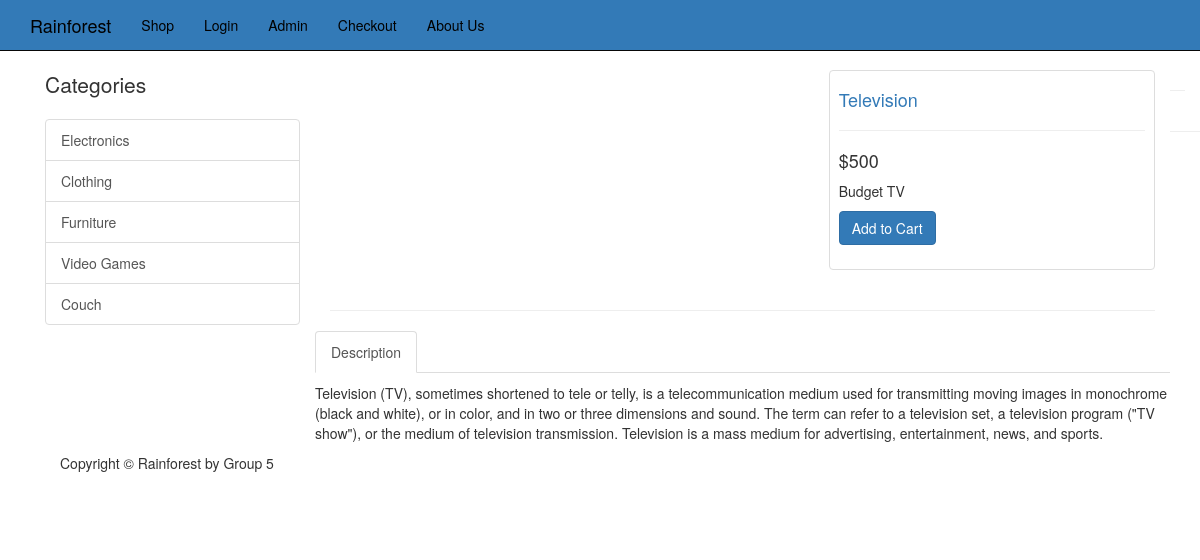
Page /item.php?id=13 on the committed database.
### tables this page shows
CREATE TABLE `catagories` (
  `catagory_id` int(11) NOT NULL,
  `catagory_title` varchar(255) NOT NULL
);

CREATE TABLE `products` (
  `product_id` int(11) NOT NULL,
  `product_title` varchar(255) NOT NULL,
  `product_catagory_id` int(11) NOT NULL,
  `product_price` float NOT NULL,
  `product_quantity` int(11) NOT NULL,
  `product_description` text NOT NULL,
  `short_description` text NOT NULL,
  `product_image` varchar(255) NOT NULL
);

### public/item.php (the view, shortened to what this page needs)
<?php include_once(TEMPLATE_FRONT . DS . "header.php") ?>
<div class="container">
    <?php include_once(TEMPLATE_FRONT . DS . "catagories.php") ?>
    <?php
    $query = query("SELECT * FROM products WHERE product_id =" . escape_string($_GET['id']) . " ");
    while ($row = fetch_array($query)) :
    ?>
        <div class="col-md-9">
            <div class="row">
                <div class="col-md-7">
                </div>
                <div class="col-md-5">
                    <div class="thumbnail">
                        <div class="caption-full">
                            <h4><a href="#"><?php echo  $row['product_title']; ?></a> </h4>
                            <hr>
                            <h4 class=""><?php echo "&#36;" . $row['product_price']; ?></h4>
                            <p><?php echo  $row['short_description']; ?></p>
                            <form action="">
                                <div class="form-group">
                                    <a href="../resources/cart.php?add=<?php echo $row['product_id'] ?>" class="btn btn-primary">Add to Cart</a>
                                </div>
                            </form>
                        </div>
                    </div>
                </div>
            </div>
            <hr>
            <div class="row">
                <div role="tabpanel">
                    <ul class="nav nav-tabs" role="tablist">
                        <li role="presentation" class="active"><a href="#home" aria-controls="home" role="tab" data-toggle="tab">Description</a></li>
                    </ul>
                    <div class="tab-content">
                        <div role="tabpanel" class="tab-pane active" id="home">
                            <p><?php echo  $row['product_description']; ?></p>
                        </div>
                    </div>
                </div>
            </div>
        <?php endwhile; ?>
        </div>
        <div class="container">
            <hr>
            <?php include_once(TEMPLATE_FRONT . DS . "footer.php"); ?>

### resources/functions.php (shortened to what this page needs)
<?php
function query($sql)
{
    global $conn;
    return mysqli_query($conn, $sql);
}
function escape_string($string)
{
    global $conn;
    return mysqli_real_escape_string($conn, $string);
}
function fetch_array($result)
{
    return mysqli_fetch_array($result);
}
function get_catagories()
{
    $query = query("SELECT * FROM catagories");
    while ($row = fetch_array($query)) {
        $catagories_links = <<<DELIMETER
<a href='catagory.php?id={$row['catagory_id']}' class='list-group-item'>{$row['catagory_title']}</a>
DELIMETER;
        echo $catagories_links;
    }
}

### public/css/shop-homepage.css (style rules this page uses)
body { padding-top: 70px; }
.thumbnail { padding: 0; }
.thumbnail .caption-full { padding: 9px; color: #333; }

### rows in the picture
catagories: catagory_title "Electronics"
catagories: catagory_title "Clothing"
catagories: catagory_title "Furniture"
catagories: catagory_title "Video Games"
catagories: catagory_title "Couch"
products: product_title "Television", product_price "500", short_description "Budget TV", product_description "Television (TV), sometimes shortened to tele or telly, is a telecommunication medium used for transmitting moving images in monochrome (black and white), or in color, and in two or three dimensions and sound. The term can refer to a television set, a television program (\"TV show\"), or the medium of television transmission. Television is a mass medium for advertising, entertainment, news, and sports."
